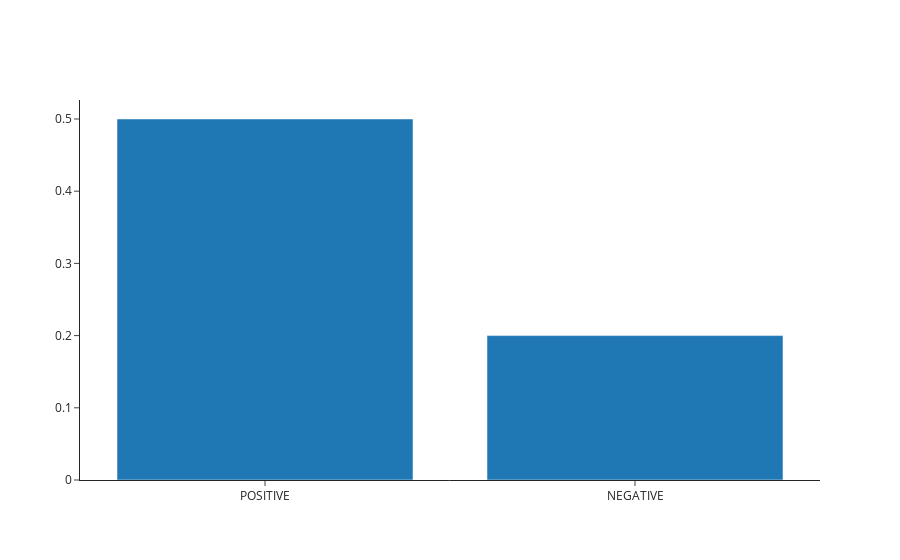

Notebook cell for this chart:
### Code cell
fig.show()

### Figure 1 — Plotly figure (JSON) as saved in the notebook; plotly's stock layout.template omitted (floating-point values rounded to 4 significant figures)
{"data": [{"type": "bar", "x": ["POSITIVE", "NEGATIVE"], "y": [0.5, 0.2]}], "layout": {}}
